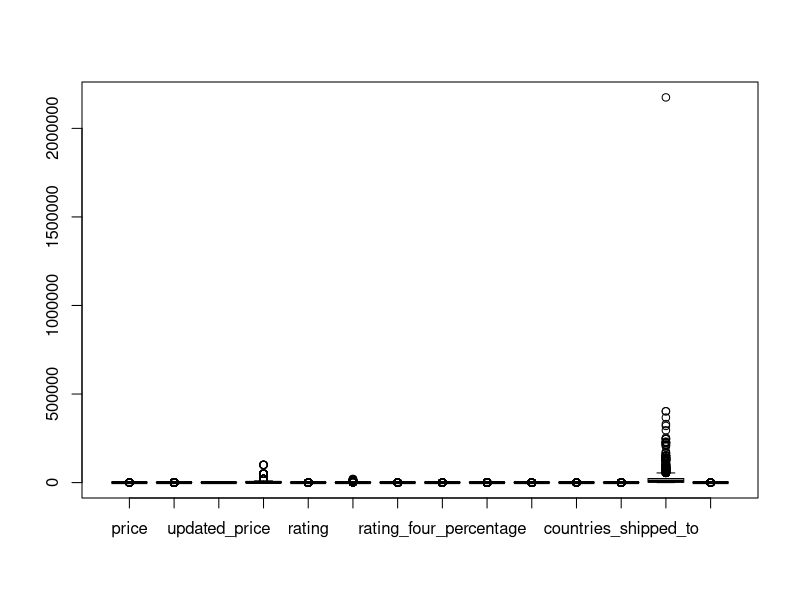
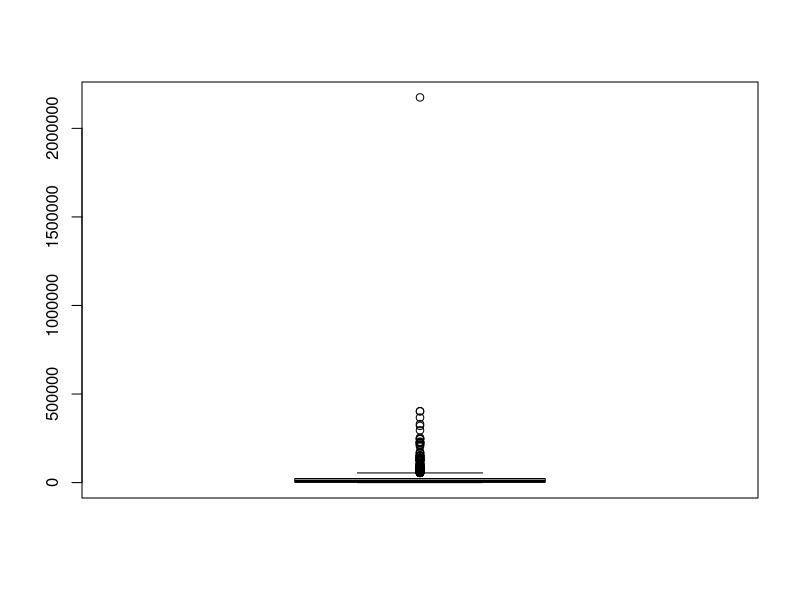
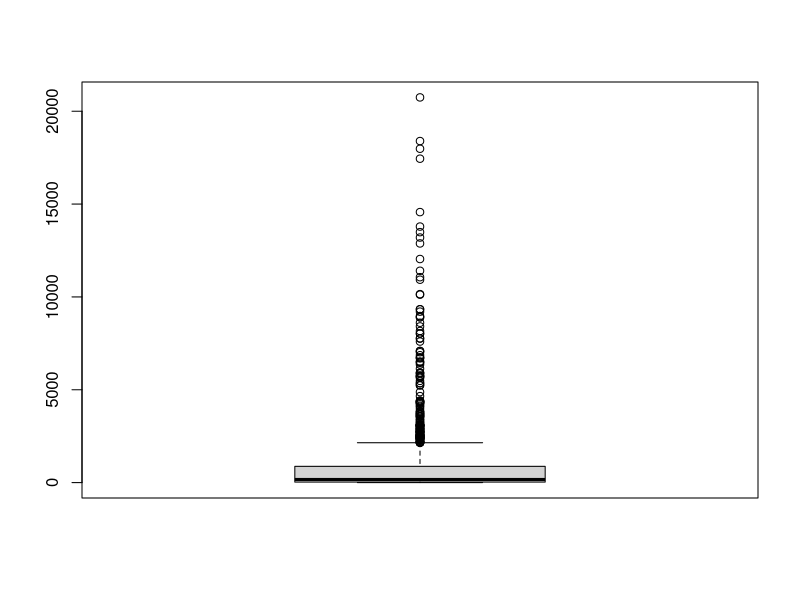
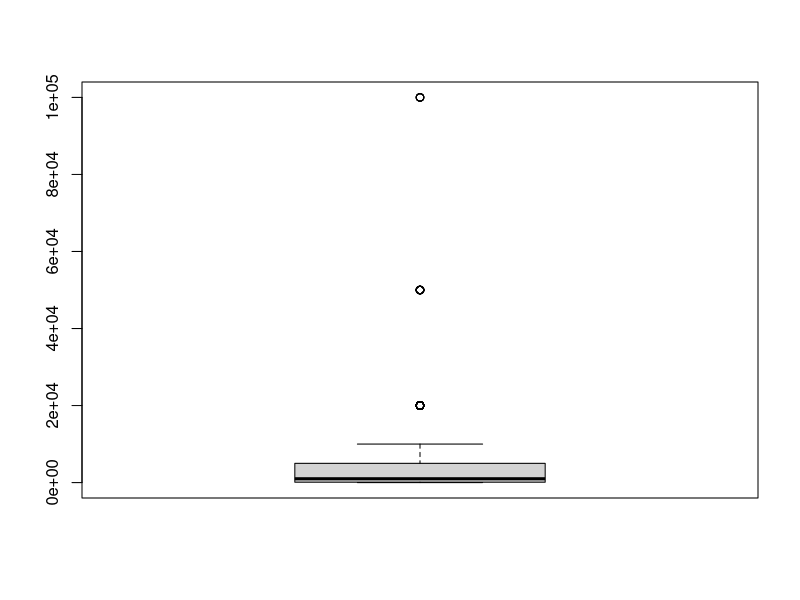
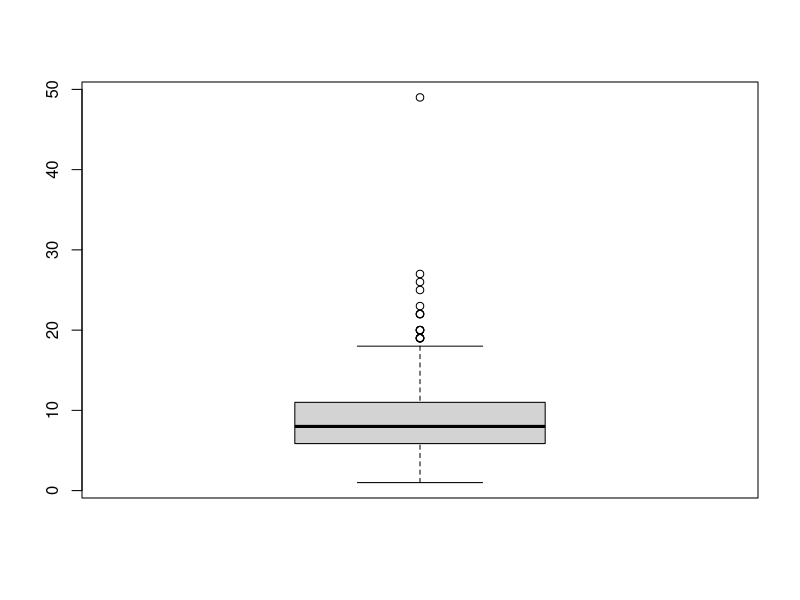
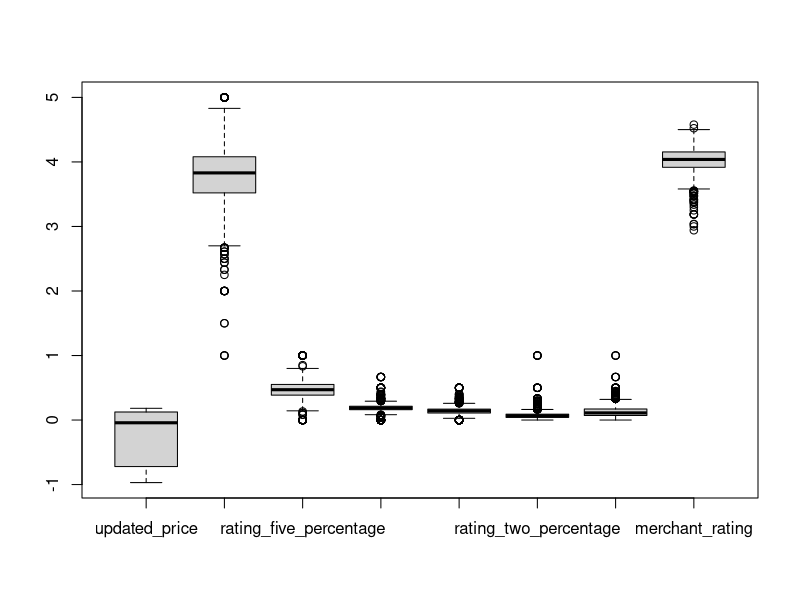
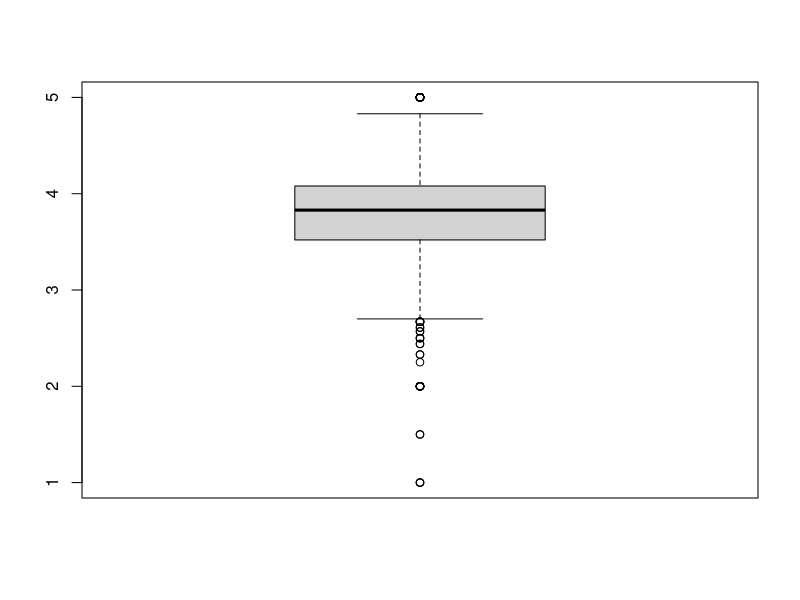
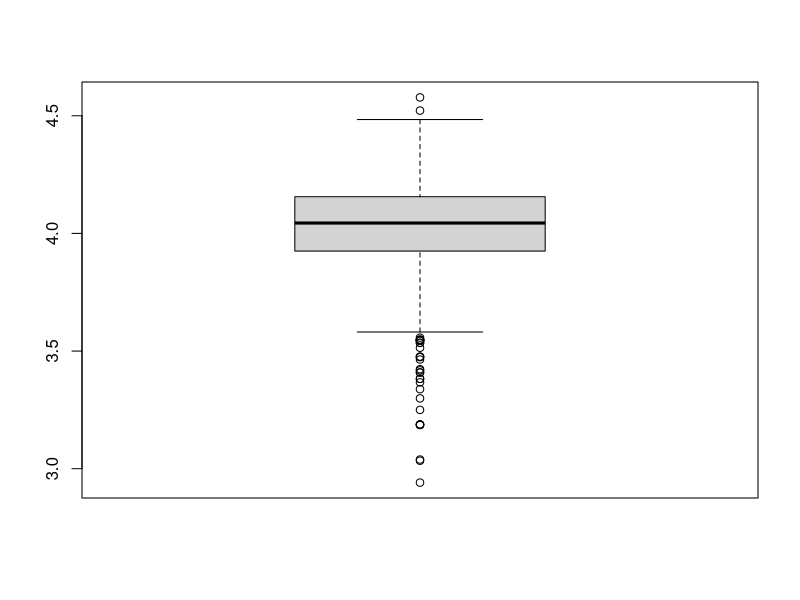

Write R code to recreate these figures, in order.
################################################
# 2021Summer Stats 102B Group Project 
# Dataset: Sales Summer Clothes in E-commerce Wish
# Yunjing Mai    405543716
# Final project submission 
################################################
data <- read.csv("WishProductSummer.csv",header = T)
dim(data) ## 1457 35 
colnames(data)
################## II. Data  #####################
X <- data[,c(2,3,4,5,7,8,10,12,14,16,18,28,33,34)] # all quantitative variables 
colnames(X) 
OutVals = boxplot(X)$out
OutVals
# check outlier for merchant_rating_count
OutVals = boxplot(data$merchant_rating_count)$out
length(OutVals) # 164 outliers 
sd(data$merchant_rating_count) # 69927.11

# check outlier for rating_count
OutVals = boxplot(data$rating_count)$out 
length(OutVals) # 165 outliers 
sd(data$rating_count) # 1928.282

# check outlier for units_sold 
OutVals = boxplot(data$units_sold)$out
length(OutVals) # 116 outliers 
summary(data$units_sold)
sd(data$units_sold) #9037.937

OutVals = boxplot(data$price)$out
length(OutVals) # 116 outliers 

X <- data[,c(4,7,10,12,14,16,18,34)]
#remove  2-price  5-units_sold  8-rating-cout   33-merchant rating count  
#        3-retail price 28-countries ship to
head(X)
colnames(X)
OutVals = boxplot(X)$out
length(OutVals) 
# With the remain variables, there are 260 outliers in total. 

### remove the rows with outliers ###
# rating 
OutVals = boxplot(X$rating)$out
which(X$rating %in% OutVals)
X = X[!(X$rating %in% OutVals),]
dim(X) 

# merchant_rating
OutVals = boxplot(X$merchant_rating)$out
length(OutVals) #34 outliers 
which(X$merchant_rating %in% OutVals)
X = X[!(X$merchant_rating %in% OutVals),]
dim(X) # 1367

#rating_five_percentage
OutVals = boxplot(X$rating_five_percentage)$out
length(OutVals) #19
which(X$rating_five_percentage %in% OutVals)
X = X[!(X$rating_five_percentage %in% OutVals),]
dim(X) # 1348

#rating_four_percentage
OutVals = boxplot(X$rating_four_percentage)$out
length(OutVals) 
which(X$rating_four_percentage %in% OutVals)
X = X[!(X$rating_four_percentage %in% OutVals),]
dim(X) 

#rating_three_percentage
OutVals = boxplot(X$rating_three_percentage)$out
length(OutVals) 
which(X$rating_three_percentage %in% OutVals)
X = X[!(X$rating_three_percentage %in% OutVals),]
dim(X) 

#rating_two_percentage
OutVals = boxplot(X$rating_two_percentage)$out
length(OutVals) 
which(X$rating_two_percentage %in% OutVals)
X = X[!(X$rating_two_percentage %in% OutVals),]
dim(X) 

#rating_one_percentage
OutVals = boxplot(X$rating_one_percentage)$out
length(OutVals) 
which(X$rating_one_percentage %in% OutVals)
X = X[!(X$rating_one_percentage %in% OutVals),]
dim(X) 

# boxplot overlook after removing outliers
OutVals = boxplot(X,angle = 45)$out ## double check the final data
dim(X) 
cleaned_X <- X 
head(cleaned_X)

################ III. Cluster Analysis (kmeans()) #####################
Xk <- cleaned_X # data for k-means clustering
set.seed(1000)
K = kmeans(Xk,centers = 2)
table(K$cluster)
K$centers
plot(X, col = K$cluster)

plot(Xk$updated_price,Xk$rating,
     col=c("red","blue")[unclass(K$cluster)],
     pch=c(23,24)[unclass(K$cluster)],
     xlab="uodated_price", ylab="rating")
legend("bottomright",c("cluster 1","cluster 2"),pch=c
       (23,24),col=c("red","blue"))

plot(Xk$updated_price,Xk$merchant_rating,
     col=c("red","blue")[unclass(K$cluster)],
     pch=c(23,24)[unclass(K$cluster)],
     xlab="updated_prie", ylab="merchant_rating")
legend("bottomright",c("cluster 1","cluster 2"),pch=c
       (23,24),col=c("red","blue"))

####### IV. Pricipal components for dimension reduction  ############
X <- cleaned_X
colnames(X)
X.cs=scale(X,scale=T); X.cs ## centered and scaled
colnames(X.cs)=c("X1cs", "X2cs", "X3cs", "X4cs", "X5cs", "X6cs", "X7cs", "X8cs")
S=var(X.cs) ## variance and correlation 
S
eigen(var(X.cs))
eigenvectors=eigen(var(X.cs))$vectors
colnames(eigenvectors)=c("V1", "V2", "V3", "V4", "V5", "V6", "V7", "V8")
eigenvalues=eigen(var(X.cs))$values
cumsum(100*eigenvalues/(sum(eigenvalues)))

PC=X.cs%*%eigenvectors
head(PC)
cor(X, PC) ##

plot(X.cs[,1],X.cs[,2],main="centered data",
     xlab="X1cs", ylab="X2cs")
abline(v=0,col = "green")
abline(h=0,col = "green")

plot(PC[,1],PC[,2],main="plot of PC", 
     xlab="PC1", ylab="PC2",ylim=c(-1.5,max(PC[,1])))
abline(v=0,col = "green")
abline(h=0,col = "green")
biplot(princomp(X.cs), main = "Biplot")

######IV. Principal components regression for prediction##################
X <-cleaned_X
set.seed(1000)
# split the data into training and testing
index <-sample(nrow(X),10,replace = F)
testing_set <- X[index,] ## testing set
training_set <- X[-index,] ##training set 
dim(training_set)

colnames(training_set)
X.cs = scale(training_set, center=T, scale=T)
y.cs = X.cs[,2] ## variable rating as dependent variable 
x.cs = X.cs[,-2] ## independent variables 
cor(x.cs) #correlation with independent variables 
Sx=var(x.cs)
EP=eigen(Sx) 
lambda=EP$values
V=EP$vectors
X.tilde=x.cs%*%V     #this is the X tilde matrix of PC
X.tilde
cor(X.tilde)
cor(x.cs, X.tilde) 
cor(y.cs,X.tilde )

## Normalization for selected PC 
x1.tilde.cs <- X.tilde[,1]/sqrt(as.numeric(crossprod(X.tilde[,1])))
x2.tilde.cs <- X.tilde[,2]/sqrt(as.numeric(crossprod(X.tilde[,2])))
x3.tilde.cs <- X.tilde[,3]/sqrt(as.numeric(crossprod(X.tilde[,3])))
x4.tilde.cs <- X.tilde[,4]/sqrt(as.numeric(crossprod(X.tilde[,4])))
x5.tilde.cs <- X.tilde[,5]/sqrt(as.numeric(crossprod(X.tilde[,5])))
x6.tilde.cs <- X.tilde[,6]/sqrt(as.numeric(crossprod(X.tilde[,6])))
x7.tilde.cs <- X.tilde[,7]/sqrt(as.numeric(crossprod(X.tilde[,7])))

## Do the regression by lm() model 
df_train <- as.data.frame(cbind(pc1 = x1.tilde.cs, pc2 = x2.tilde.cs ,pc3= x3.tilde.cs,
                                pc4 = x4.tilde.cs, pc5 = x5.tilde.cs, pc6 = x6.tilde.cs,
                                pc7 = x7.tilde.cs))
colnames(df_train)
model1=lm(y.cs~ pc1+pc2+pc3+pc5+pc6-1,data = df_train)  
summary(model1)
plot(y.cs,resid(model1),main="Residual plot/n principal component regression")
abline(h=0,col = "red")
hist(resid(model1))

## prediction with testing set 
X_test <- as.data.frame(testing_set[,c(1,3,4,5,6,7)])
head(X_test)
colnames(X_test) <- colnames(df_train)[c(1,2,3,4,5,6)]
head(X_test)
predicteds = predict(model1,X_test)
predicteds
#root mean square error 
sqrt(mean((testing_set[,2] - predicteds)^2))

#################V. Maximum Likelihood estimation ###################
hist(X[,2], prob = T, xlim = c(2, 5),ylim = c(0, 2), main = "Histogram of rating")
y = X[,2]
x = seq(0,max(X[,2]),by=0.01)
points(x,dlnorm(x, meanlog=1.5, sdlog=0.5,log=FALSE), col="red", type="o",pch=10, bg="red")
points(x,dlnorm(x, meanlog=1.5, sdlog=0.1, log=FALSE), col="yellow", type="o", pch=22, bg="yellow")
points(x,dlnorm(x, meanlog=1.3, sdlog=0.05, log=FALSE), col="green", type="o", pch=22, bg="green")
points(x,dlnorm(x, meanlog=1.4, sdlog=0.08, log=FALSE), col="purple", type="o", pch=24, bg="purple")
n=length(y)

# mle estimate for mu
y.log=log(y)
head(y.log)
mu.mle=(sum(y.log))/n
mu.mle 
# mle estimate for sigma
sigma.mle=sqrt((1/n)*sum((y.log-mu.mle)^2))
sigma.mle 

H1.1 = -n/sigma.mle^2
H1.2 = -(2/sigma.mle^3)*sum(y.log-mu.mle)
H2.1=H1.2
H2.2= (n/sigma.mle^2)-(3/sigma.mle^4)*sum((y.log-mu.mle)^2)
Hessian=matrix(c(H1.1,H2.1,H1.2,H2.2), ncol=2)
Hessian
eigen(Hessian)

##estimated information matrix
I = -Hessian
## Variance Covariance matrix
Sigma = solve(I)
Sigma
## Standard error of the estimates
sqrt(diag(Sigma))

## Confidence intervals 95%
CI_mu <- mu.mle + c(-1,1)*qnorm(0.975)*sqrt(diag(Sigma))[1]
CI_mu
CI_sigma <- sigma.mle + c(-1,1)*qnorm(0.975)*sqrt(diag(Sigma))[2]
CI_sigma

